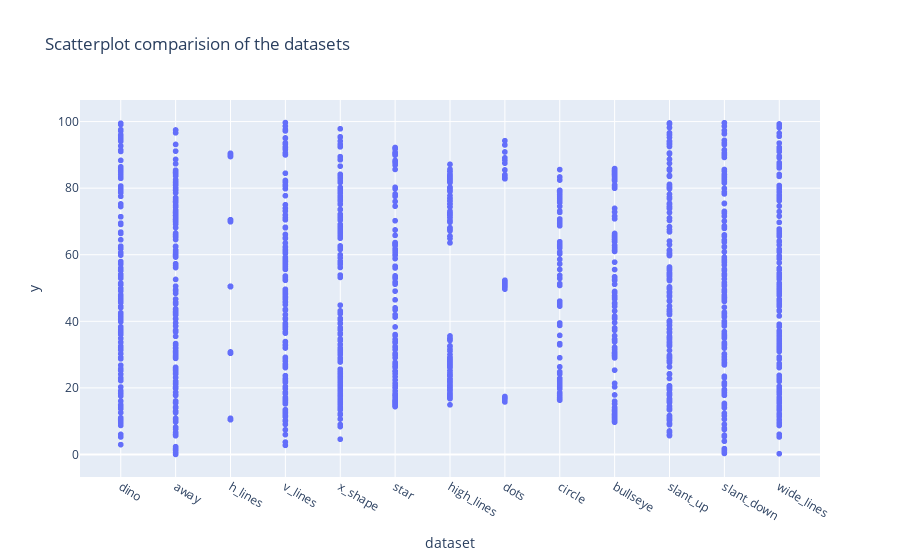

The code cell stored with this chart in its notebook:
### Code cell
fig = px.scatter(datasets, x='dataset', y='y', title='Scatterplot comparision of the datasets')
fig.show()

### Figure 1 — Plotly figure (JSON) as saved in the notebook; plotly's stock layout.template omitted (floating-point values rounded to 4 significant figures; data arrays with more than 128 entries replaced by an {"elided": "..."} marker saying what was removed)
{"data": [{"hovertemplate": "dataset=%{x}<br>y=%{y}<extra></extra>", "legendgroup": "", "marker": {"color": "#636efa", "symbol": "circle"}, "mode": "markers", "name": "", "showlegend": false, "type": "scattergl", "x": {"elided": "1846 str values"}, "xaxis": "x", "y": {"elided": "1846 float values"}, "yaxis": "y"}], "layout": {"legend": {"tracegroupgap": 0}, "title": {"text": "Scatterplot comparision of the datasets"}, "xaxis": {"anchor": "y", "domain": [0, 1], "title": {"text": "dataset"}}, "yaxis": {"anchor": "x", "domain": [0, 1], "title": {"text": "y"}}}}
